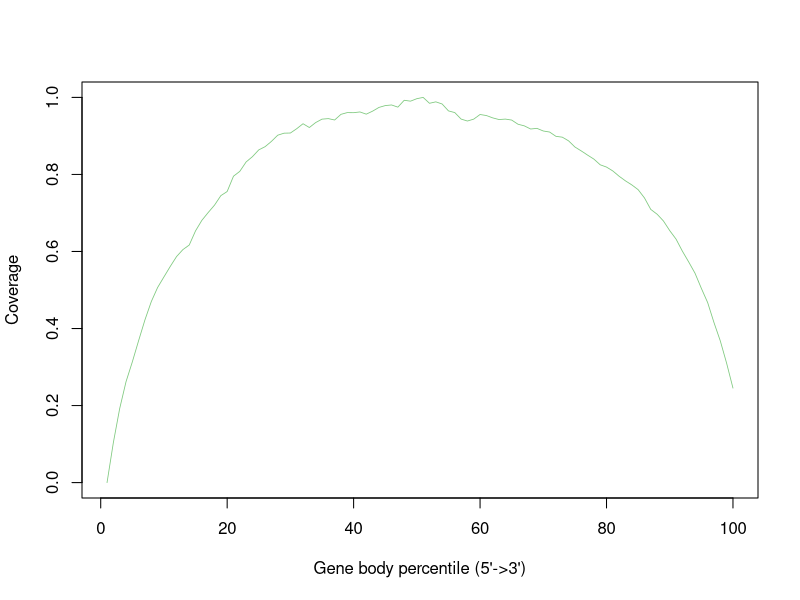

Write the R code that produced this figure.
MI_6Hr_SRR12108302.gencode.Aligned.sortedByCoord.out <- c(0.0,0.10385883166965722,0.19223799331966882,0.26172524426591176,0.3133584658027723,0.36882676855109847,0.4226613692619648,0.469904188180509,0.506557460320947,0.5340160102799671,0.5612267592156582,0.5869198126871378,0.6049262294294261,0.6167588999007423,0.6536242787342791,0.6809153399129882,0.7011547115829474,0.7203706169764981,0.7449887219645062,0.7557409525169307,0.7954488356097621,0.8080853149406856,0.8324666017762048,0.8461883260320123,0.8638220115951659,0.8720955454848731,0.8858344304763683,0.90191198052737,0.9071295306058289,0.9075468796977514,0.9187446029486263,0.9316899755219266,0.9218156882072798,0.9347336036034799,0.9435603996117555,0.9449284534607713,0.9413645118731698,0.9560383137449255,0.9605982644318355,0.9603648784264841,0.962247754346128,0.9565229329207435,0.9643063561992128,0.9739692232501884,0.9787474584950446,0.9803969484093371,0.9747435156444131,0.9925419442701676,0.9902609392825714,0.9966969015948501,1.0,0.984710470931773,0.9884920106478933,0.9829278137085448,0.9649879806207244,0.9606167980263781,0.9437347526863415,0.938670276370216,0.943641398284201,0.9556600911303708,0.9529088819849343,0.9468559472932029,0.9425115354465292,0.9437072955092414,0.9411798623571712,0.9303885053273788,0.9261113635646006,0.9179661919778366,0.919633529057244,0.9127973783887304,0.9101072614623418,0.8989383682474221,0.8967987677218917,0.887201111466529,0.8712532965773256,0.8611236575156471,0.8502561068194018,0.8398573874221418,0.8250744432714128,0.8191457523060597,0.8089927746438461,0.7951996617275782,0.7832901111603815,0.7728378502677761,0.7605102641792295,0.7390943524705281,0.7091955458967308,0.6967807832708911,0.6792692821458333,0.6541411600931897,0.6320614711280919,0.600824813600089,0.5727574007388726,0.5434640249201339,0.5042640996036557,0.4672401555723654,0.4152987272225555,0.36771063430197676,0.30969911052474786,0.2453504702728008)


pdf("/athena/angsd/scratch/pes4008/project/QC/rseqc/MI_6Hr_SRR12108302.geneBodyCoverage.curves.pdf")
x=1:100
icolor = colorRampPalette(c("#7fc97f","#beaed4","#fdc086","#ffff99","#386cb0","#f0027f"))(1)
plot(x,MI_6Hr_SRR12108302.gencode.Aligned.sortedByCoord.out,type='l',xlab="Gene body percentile (5'->3')", ylab="Coverage",lwd=0.8,col=icolor[1])
dev.off()
